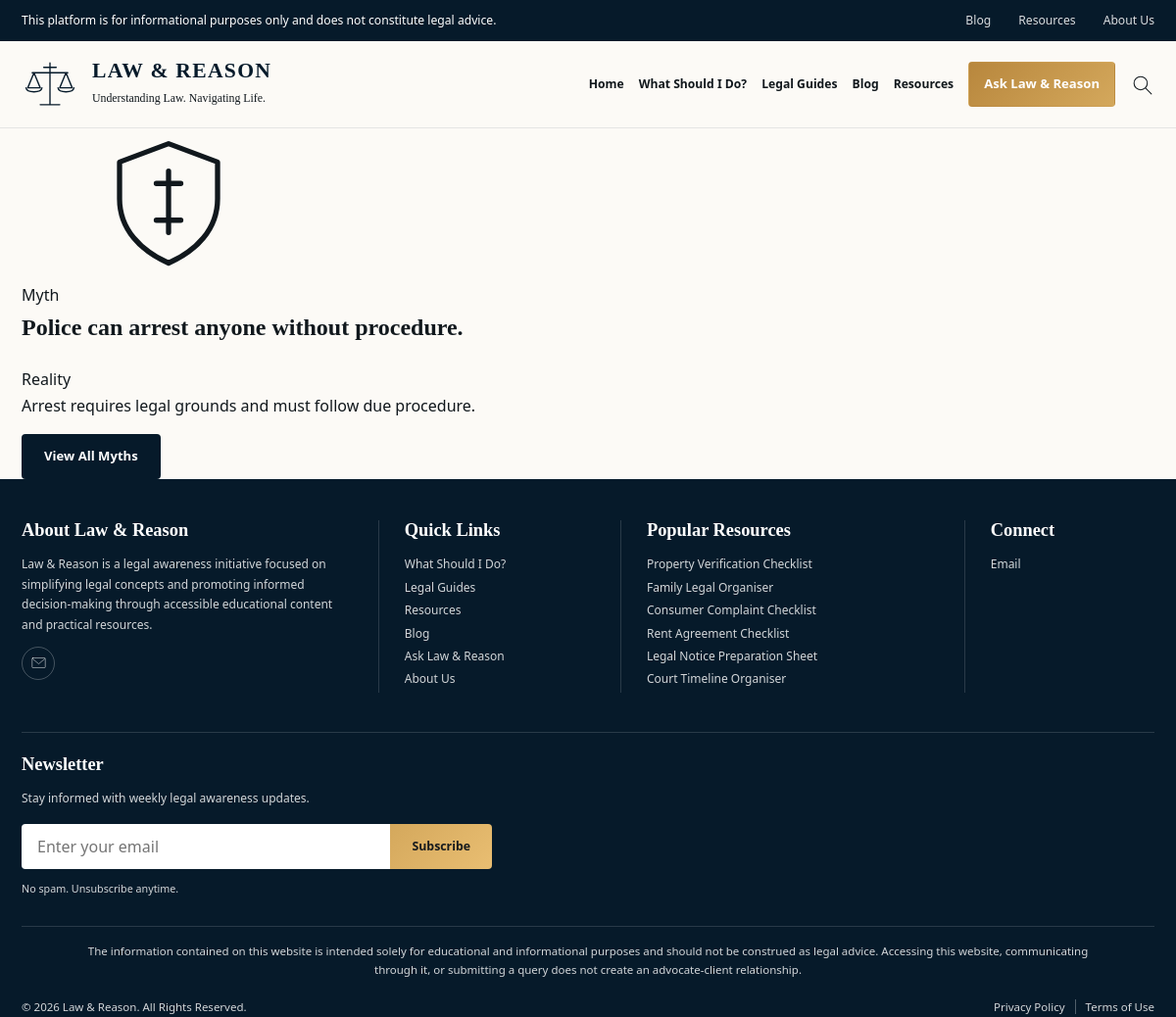
The page /myths/police-arrest-without-procedure on the database its author committed.
### tables this page shows
CREATE TABLE myths (
    id INT AUTO_INCREMENT PRIMARY KEY,
    slug VARCHAR(150) NOT NULL UNIQUE,
    myth_en VARCHAR(500) NOT NULL,
    myth_hi VARCHAR(500) NOT NULL,
    reality_en TEXT NOT NULL,
    reality_hi TEXT NOT NULL,
    detail_content_en LONGTEXT NULL,
    detail_content_hi LONGTEXT NULL,
    icon VARCHAR(50) DEFAULT NULL,
    topic_id INT NULL,
    meta_title_en VARCHAR(160),
    meta_title_hi VARCHAR(160),
    meta_description_en VARCHAR(320),
    meta_description_hi VARCHAR(320),
    sort_order INT DEFAULT 0,
    is_published TINYINT(1) DEFAULT 1,
    created_at DATETIME DEFAULT CURRENT_TIMESTAMP,
    updated_at DATETIME DEFAULT CURRENT_TIMESTAMP ON UPDATE CURRENT_TIMESTAMP,
    FOREIGN KEY (topic_id) REFERENCES topics(id) ON DELETE SET NULL
);

### includes/helpers.php (called while the page is built, shortened)
<?php
function getCurrentLang() {
    return $_SESSION['lang'] ?? DEFAULT_LANG;
}
function langField($fieldBase) {
    $lang = getCurrentLang();
    return $fieldBase . '_' . $lang;
}
function getLangValue($row, $fieldBase) {
    $field = langField($fieldBase);
    return $row[$field] ?? $row[$fieldBase . '_en'] ?? '';
}

### pages/myths/myth.php (the view, shortened to what this page needs)
<?php
require_once __DIR__ . '/../../includes/helpers.php';
$lang = getCurrentLang();
$strings = require __DIR__ . '/../../lang/' . $lang . '.php';
$slug = sanitize($_GET['slug'] ?? '');
try {
    $db = getDB();
    $stmt = $db->prepare("
        SELECT m.*, t.title_en AS topic_title_en, t.title_hi AS topic_title_hi, t.slug AS topic_slug
        FROM myths m
        LEFT JOIN topics t ON m.topic_id = t.id
        WHERE m.slug = :slug AND m.is_published = 1
    ");
    $stmt->execute([':slug' => $slug]);
    $myth = $stmt->fetch();
} catch (PDOException $e) {
    error_log('Myth page error: ' . $e->getMessage());
    http_response_code(500);
    $pageTitle = $strings['error_general'] . ' | ' . SITE_NAME;
    $pageDescription = '';
    $pageCanonical = SITE_URL;
    $currentPage = 'myths';
    $bodyClass = 'page-error';
    require_once __DIR__ . '/../../templates/header.php';
    echo '<section class="container"><h1>' . $strings['error_general'] . '</h1></section>';
    require_once __DIR__ . '/../../templates/footer.php';
    exit;
}
$mythText = getLangValue($myth, 'myth');
require_once __DIR__ . '/../../templates/header.php';
?>
    <article class="myth-detail-page">
        <div class="container">
            <header class="myth-detail-header">
                <?php if ($myth['icon']): ?>
                <svg class="myth-detail-icon" aria-hidden="true"><use href="#<?php echo htmlspecialchars($myth['icon']); ?>"></use></svg>
                <?php endif; ?>
                <div class="myth-detail-summary">
                    <div class="myth-label">
                        <span class="label-myth"><?php echo $strings['myths_label_myth']; ?></span>
                        <h1><?php echo htmlspecialchars($mythText); ?></h1>
                    </div>
                    <div class="reality-label">
                        <span class="label-reality"><?php echo $strings['myths_label_reality']; ?></span>
                        <p class="reality-text"><?php echo htmlspecialchars(getLangValue($myth, 'reality')); ?></p>
                    </div>
                </div>
            </header>
            <div class="myth-cta">
                <a href="/myths/" class="button button-navy"><?php echo $strings['myths_view_all']; ?></a>
            </div>
        </div>
    </article>
<?php require_once __DIR__ . '/../../templates/footer.php'; ?>

### public/css/styles.css (style rules this page uses)
:root { --navy: #061a2a; --navy-2: #0b2639; --ink: #11181d; --gold: #b8873d; --gold-light: #d4a85c; --cream: #f8f4ed; --warm-white: #fcfaf6; --line: #ded7cb; --muted: #62605c; --white: #ffffff; --shadow: 0 18px 50px rgba(30, 24, 17, 0.09); --serif: Georgia, "Times New Roman", serif; --sans: "Segoe UI", Arial, sans-serif; }
* { box-sizing: border-box; }
html { overflow-x: clip; scroll-behavior: smooth; }
body { margin: 0; overflow-x: clip; color: var(--ink); background: var(--warm-white); font-family: var(--sans); font-size: 16px; line-height: 1.65; }
a { color: inherit; text-decoration: none; }
svg { fill: none; stroke: currentColor; stroke-linecap: round; stroke-linejoin: round; stroke-width: 1.7; }
.container { width: min(1400px, calc(100% - 64px)); margin: 0 auto; }
h1, h2, h3, p { margin-top: 0; }
h1, h2, h3 { font-family: var(--serif); }
.button { min-height: 46px; padding: 12px 22px; display: inline-flex; align-items: center; justify-content: center; gap: 9px; border: 1px solid transparent; border-radius: 4px; cursor: pointer; font-size: 0.82rem; font-weight: 700; line-height: 1.2; transition: transform 180ms ease, box-shadow 180ms ease, background 180ms ease; }
.button-navy { color: var(--white); background: var(--navy); }
@media (max-width: 1250px) { .container { width: min(1160px, calc(100% - 44px)); } }

### rows shown on the page
myths: myth_en "Police can arrest anyone without procedure.", reality_en "Arrest requires legal grounds and must follow due procedure."

### other values the page prints
$strings['announcement'] "This platform is for informational purposes only and does not constitute legal advice."
$strings['nav_blog'] "Blog"
$strings['nav_resources'] "Resources"
$strings['nav_about'] "About Us"
$strings['nav_home'] "Home"
$strings['nav_guidance'] "What Should I Do?"
$strings['nav_legal_guides'] "Legal Guides"
$strings['nav_ask'] "Ask Law & Reason"
$strings['myths_label_myth'] "Myth"
$strings['myths_label_reality'] "Reality"
$strings['myths_view_all'] "View All Myths"
$strings['footer_about_title'] "About Law & Reason"
$strings['footer_about_text'] "Law & Reason is a legal awareness initiative focused on simplifying legal concepts and promoting informed decision-making through accessible educational content and practical resources."
$strings['footer_quick_links'] "Quick Links"
$strings['footer_popular_resources'] "Popular Resources"
